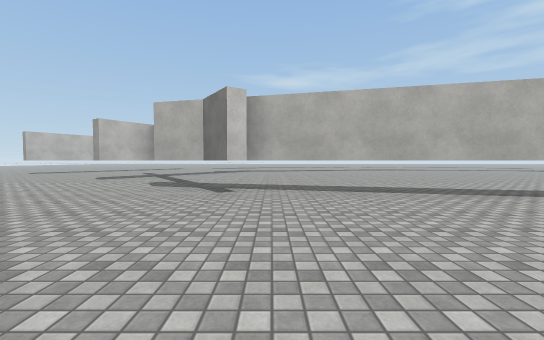
[1] (above)

24 first-person views from a walk through a 3-D level made in the Unity game engine. The camera is 1.2 m above the floor, tilts 2° down and sees 90° across. The floor is counted in squares, 2 m on a side. Each view is taken from the middle of a square. On the plan, view 1 faces up. The plan holds only what a view shows up to about 9 squares ahead; the rest is blank. The place goes on beyond the plan. Some surface patterns are stand-ins.

[2]
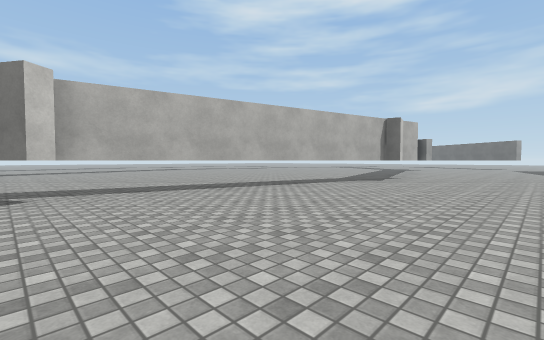

[3]
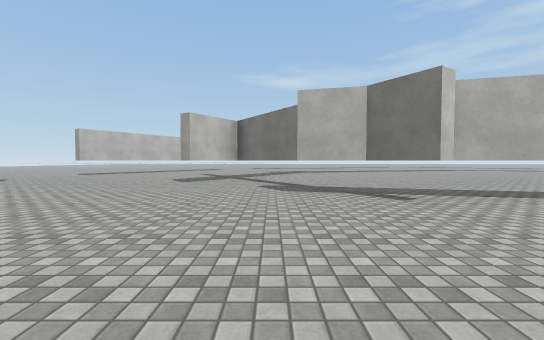

[4]
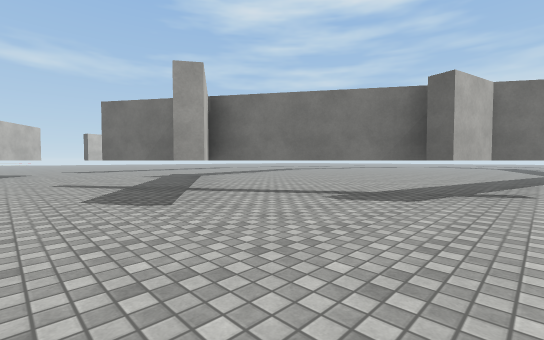

[5]
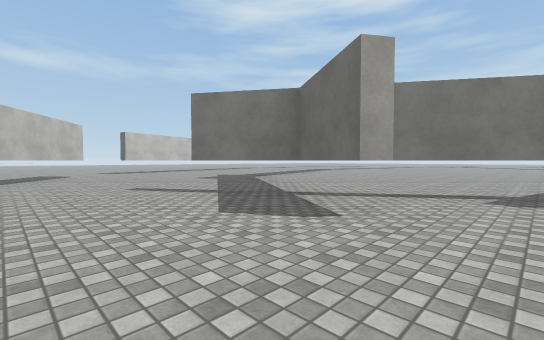

[6]
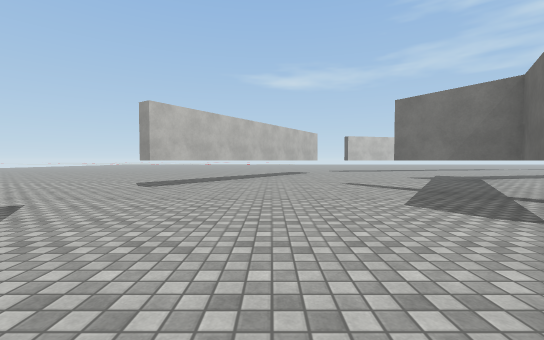

[7]
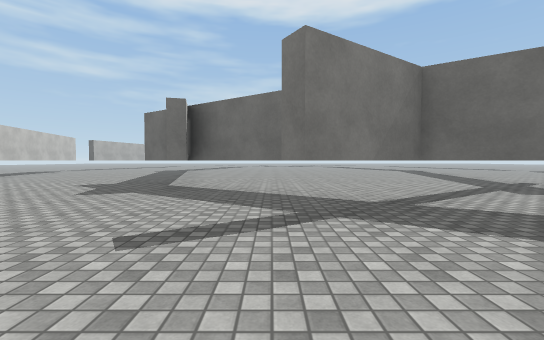

[8]
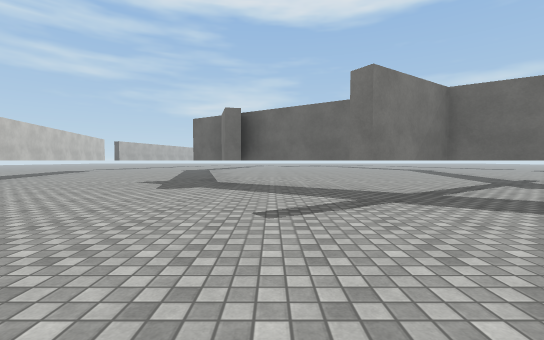

[9]
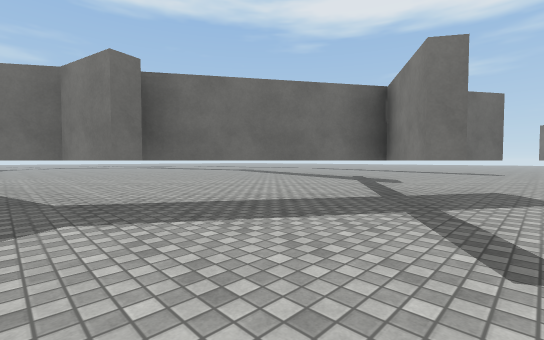

[10]
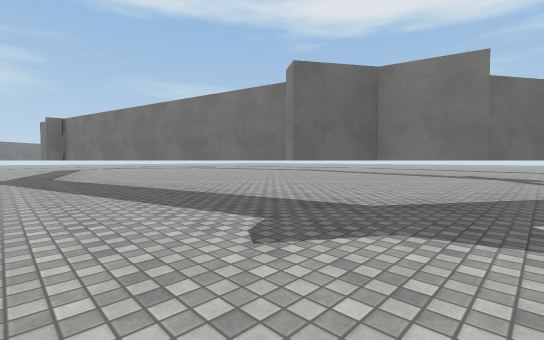

[11]
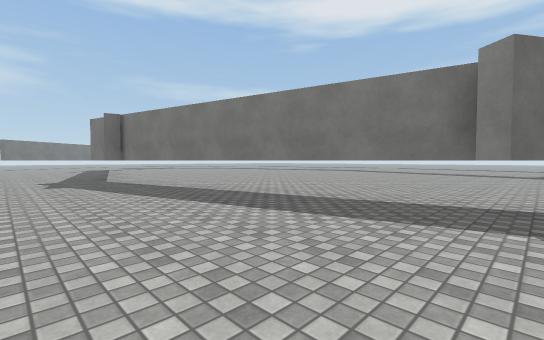

[12]
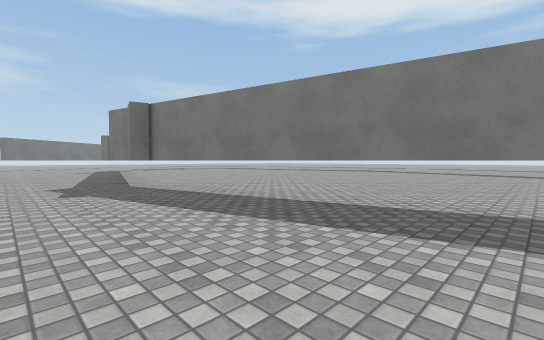

[13]
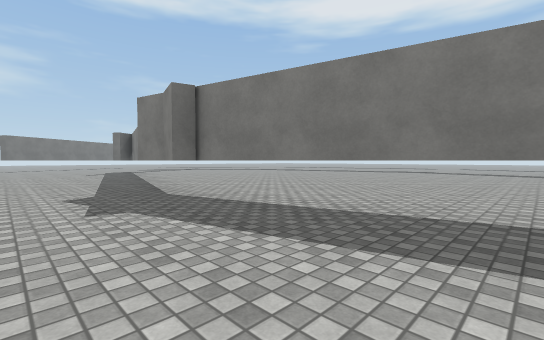

[14]
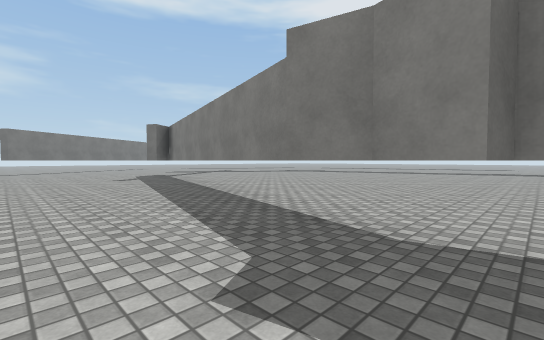

[15]
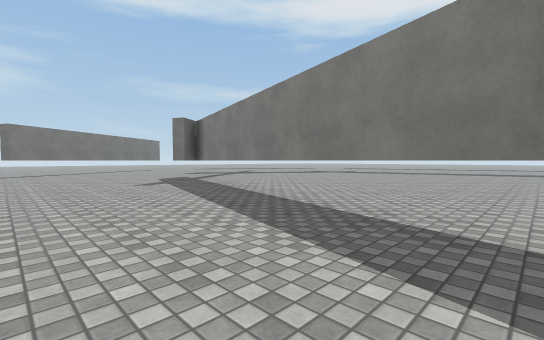

[16]
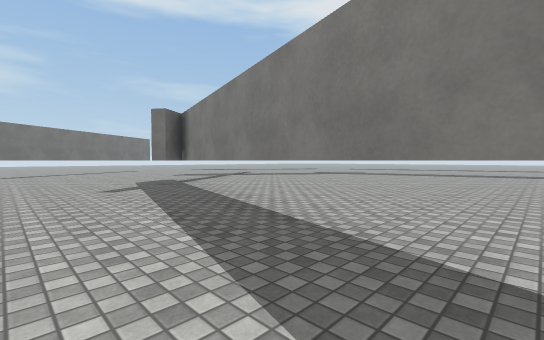

[17]
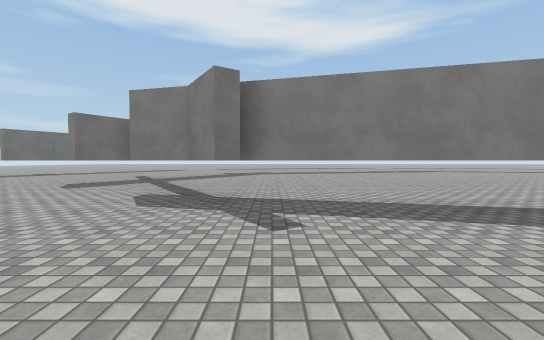

[18]
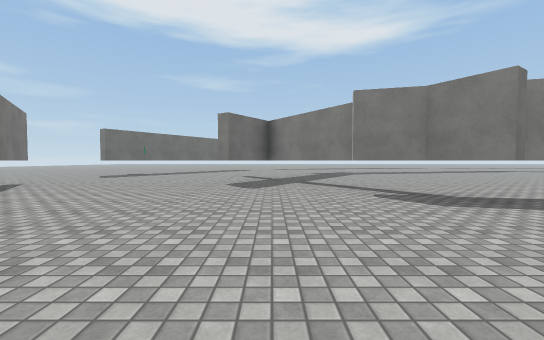

[19]
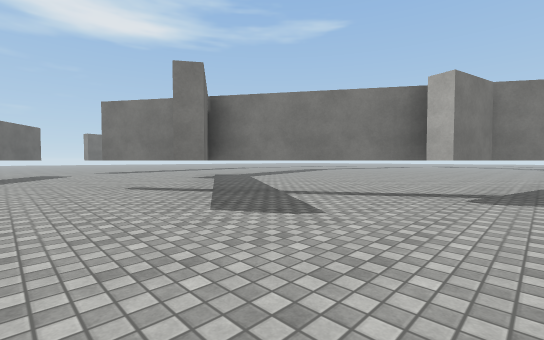

[20]
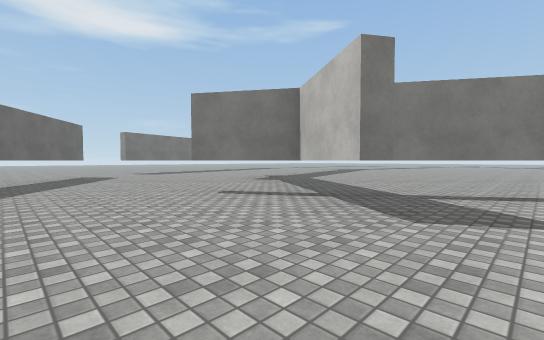

[21]
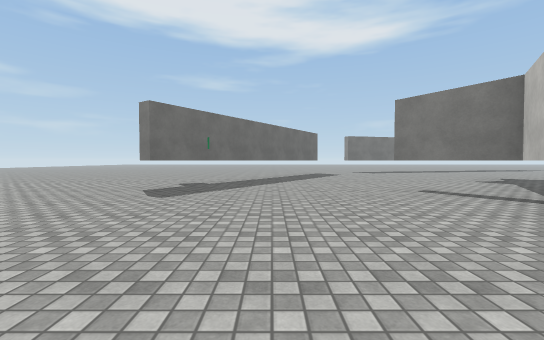

[22]
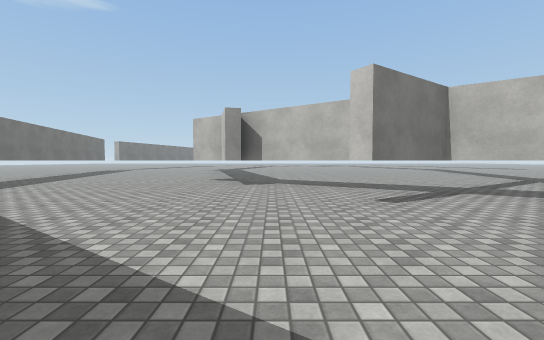

[23]
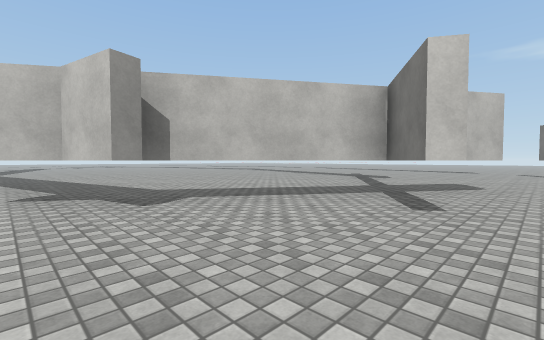

[24]
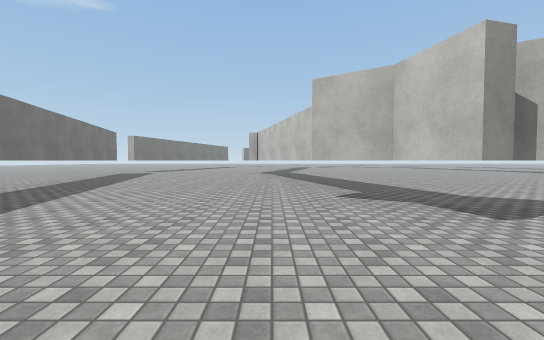

### Floor plan
Key: @ floor where view 1 was taken; # wall or solid block; . floor; T thing the floor can be seen under or through.
Columns run from 13 left of view 1 to 27 right of it. Each row starts with its distance up from view 1.
 19           .........................
 18      .#  ...........................#
 17      .#..............#..............
 16      #...........#########...........
 15 ....#.......#.####       ####.#.......
 14 ....#......####             ####......#
 13 ...#.......#                   #.......#
 12 ..#.......##                   ##........
 11 ........T.#                     #.T......
 10  ........T#                     #T.......
  9   ......T.#                     #.T......
  8    .......##                   ##........
  7     .......#                   #.......#.
  6      ......####               ##......#..
  5       ......#.####       ####.#.......#..
  4        ..........#####   #...........#
  3        ..............#   ...........#.
  2          ..............  .........  #.
  1           . ............ ........
  0             .@..................
 -1                          ....##
 -2                          ####
 -3                          ...
 -4                          ..

Positions as (right, up) in squares from view 1, and headings:
1: (0, 0), facing up
2: (-1, 0), facing up-right
3: (-3, 1), facing up
4: (-7, 5), facing up-right
5: (-8, 7), facing up-right
6: (-8, 6), facing up
7: (-8, 12), facing right
8: (-9, 13), facing right
9: (-6, 15), facing down-right
10: (-3, 18), facing down-right
11: (-1, 19), facing down-right
12: (1, 19), facing down-right
13: (3, 19), facing down-right
14: (7, 19), facing down-right
15: (9, 19), facing down-right
16: (10, 18), facing down-right
17: (16, 19), facing down
18: (20, 19), facing down
19: (23, 15), facing down-left
20: (24, 13), facing down-left
21: (24, 14), facing down
22: (25, 7), facing left
23: (22, 5), facing up-left
24: (21, 4), facing left
